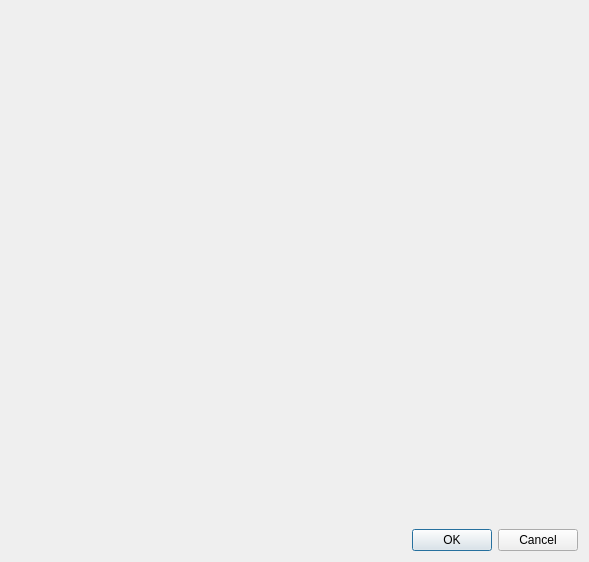
<?xml version="1.0" encoding="UTF-8"?>
<ui version="4.0">
 <class>QProcessInfoDialogForm</class>
 <widget class="QDialog" name="QProcessInfoDialogForm">
  <property name="geometry">
   <rect>
    <x>0</x>
    <y>0</y>
    <width>589</width>
    <height>562</height>
   </rect>
  </property>
  <property name="windowTitle">
   <string>Seer - System Processes</string>
  </property>
  <property name="toolTip">
   <string>Select a process pid.</string>
  </property>
  <layout class="QGridLayout" name="gridLayout">
   <item row="0" column="0">
    <widget class="QProcessInfoWidget" name="processInfoWidget" native="true"/>
   </item>
   <item row="1" column="0">
    <widget class="QDialogButtonBox" name="buttonBox">
     <property name="orientation">
      <enum>Qt::Horizontal</enum>
     </property>
     <property name="standardButtons">
      <set>QDialogButtonBox::Cancel|QDialogButtonBox::Ok</set>
     </property>
    </widget>
   </item>
  </layout>
 </widget>
 <customwidgets>
  <customwidget>
   <class>QProcessInfoWidget</class>
   <extends>QWidget</extends>
   <header>QProcessInfoWidget.h</header>
   <container>1</container>
  </customwidget>
 </customwidgets>
 <resources>
  <include location="resource.qrc"/>
 </resources>
 <connections>
  <connection>
   <sender>buttonBox</sender>
   <signal>accepted()</signal>
   <receiver>QProcessInfoDialogForm</receiver>
   <slot>accept()</slot>
   <hints>
    <hint type="sourcelabel">
     <x>248</x>
     <y>254</y>
    </hint>
    <hint type="destinationlabel">
     <x>157</x>
     <y>274</y>
    </hint>
   </hints>
  </connection>
  <connection>
   <sender>buttonBox</sender>
   <signal>rejected()</signal>
   <receiver>QProcessInfoDialogForm</receiver>
   <slot>reject()</slot>
   <hints>
    <hint type="sourcelabel">
     <x>316</x>
     <y>260</y>
    </hint>
    <hint type="destinationlabel">
     <x>286</x>
     <y>274</y>
    </hint>
   </hints>
  </connection>
 </connections>
</ui>
